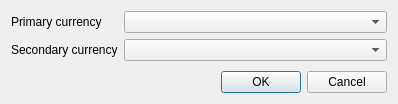
<?xml version="1.0" encoding="UTF-8"?>
<ui version="4.0">
 <class>AddExchangeRateDialog</class>
 <widget class="QDialog" name="AddExchangeRateDialog">
  <property name="windowModality">
   <enum>Qt::WindowModal</enum>
  </property>
  <property name="geometry">
   <rect>
    <x>0</x>
    <y>0</y>
    <width>398</width>
    <height>104</height>
   </rect>
  </property>
  <property name="windowTitle">
   <string>Add Exchange Rate</string>
  </property>
  <property name="locale">
   <locale language="English" country="UnitedKingdom"/>
  </property>
  <layout class="QVBoxLayout" name="verticalLayout">
   <item>
    <layout class="QFormLayout" name="formLayout">
     <item row="0" column="0">
      <widget class="QLabel" name="primaryCurrencyLabel">
       <property name="text">
        <string>Primary currency</string>
       </property>
      </widget>
     </item>
     <item row="0" column="1">
      <widget class="QComboBox" name="primaryCurrencyComboBox"/>
     </item>
     <item row="1" column="0">
      <widget class="QLabel" name="secondaryCurrencyLabel">
       <property name="text">
        <string>Secondary currency</string>
       </property>
      </widget>
     </item>
     <item row="1" column="1">
      <widget class="QComboBox" name="secondaryCurrencyComboBox"/>
     </item>
    </layout>
   </item>
   <item>
    <widget class="QDialogButtonBox" name="buttonBox">
     <property name="standardButtons">
      <set>QDialogButtonBox::Cancel|QDialogButtonBox::Ok</set>
     </property>
    </widget>
   </item>
  </layout>
 </widget>
 <resources/>
 <connections/>
</ui>
